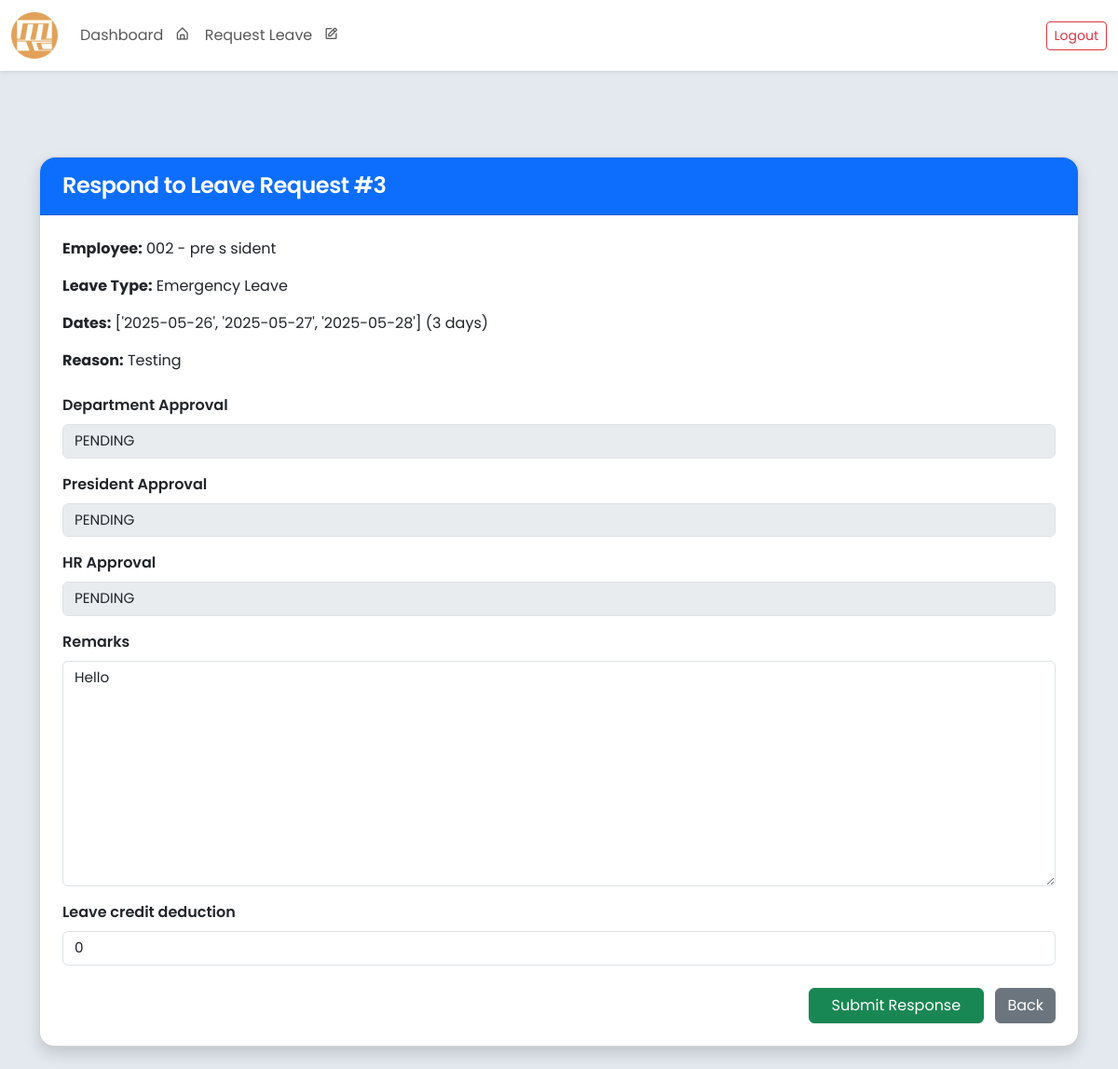
The page /leave/respond/5/ (signed in) on the database as committed earlier.
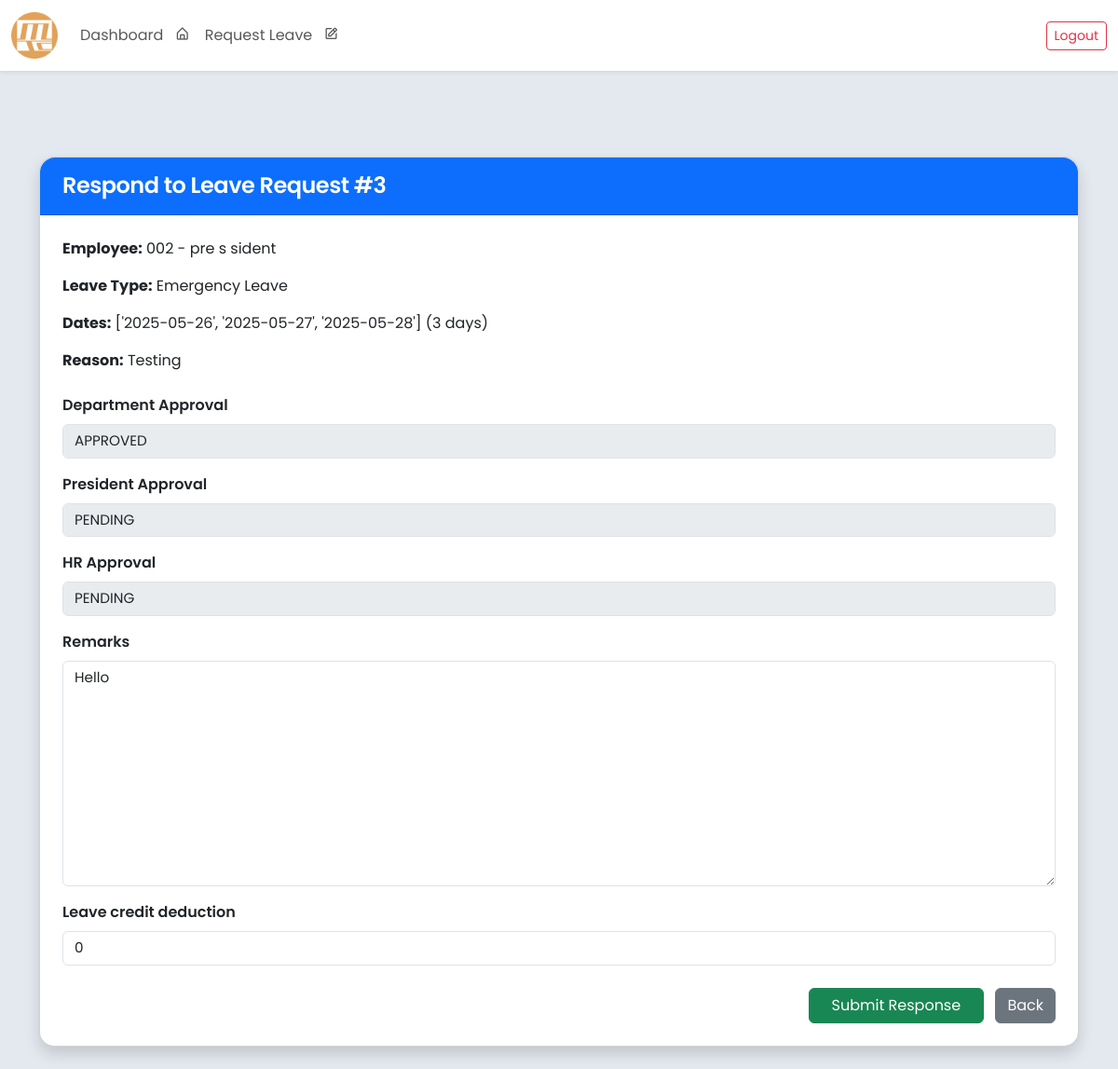
The same page on the database as committed later.
### core/models.py (models this page shows, shortened)
class LeaveRequest(models.Model):
    class LeaveType(models.TextChoices):
        SICK = 'SICK', 'Sick Leave'
        MATERNITY = 'MATERNITY', 'Maternity Leave'
        PATERNITY = 'PATERNITY', 'Paternity Leave'
        VACATION = 'VACATION', 'Vacation Leave'
        EMERGENCY = 'EMERGENCY', 'Emergency Leave'
    class ApprovalStatus(models.TextChoices):
        PENDING = 'PENDING', 'PENDING'
        APPROVED = 'APPROVED', 'APPROVED'
        REJECTED = 'REJECTED', 'REJECTED'
    employee = models.ForeignKey('Employee', on_delete=models.CASCADE, related_name='leave_requests')
    leave_number = models.PositiveIntegerField(unique=True, editable=False)
    leave_dates = JSONField(default=list, blank=True, null=True)
    reason_for_leave = models.TextField()
    leave_type = models.CharField(max_length=20, choices=LeaveType.choices)
    remarks = models.TextField(blank=True, null=True)
    leave_credit_deduction = models.PositiveIntegerField(default=0)
    deduction_applied = models.BooleanField(default=False)
    department_approval = models.CharField(max_length=10, choices=ApprovalStatus.choices, default=ApprovalStatus.PENDING)
    hr_approval = models.CharField(max_length=10, choices=ApprovalStatus.choices, default=ApprovalStatus.PENDING)
    president_approval = models.CharField(max_length=10, choices=ApprovalStatus.choices, default=ApprovalStatus.PENDING)
    status = models.CharField(max_length=10, choices=ApprovalStatus.choices, default=ApprovalStatus.PENDING)
    created_at = models.DateTimeField(auto_now_add=True)

class Employee(models.Model):
    SEX_CHOICES = [
        ('Male', 'Male'),
        ('Female', 'Female'),
        ('Other', 'Prefer not to Say'),
    ]
    ROLE_CHOICES = [
        ('Regular Employee', 'Regular Employee'),
        ('Department Head', 'Department Head'),
        ('Admin(HR)', 'Admin(HR)'),
        ('Supervisor', 'Supervisor'),
        ('President', 'President')
    ]
    employee_id = models.AutoField(primary_key=True)
    company_id = models.CharField(max_length=20, blank=False, unique=True)
    first_name = models.CharField(max_length=100, blank=False)
    middle_name = models.CharField(max_length=100, blank=True, null=True)
    last_name = models.CharField(max_length=100, blank=False)
    sex = models.CharField(max_length=20, choices=SEX_CHOICES, blank=False)
    role = models.CharField(max_length=20, choices=ROLE_CHOICES, default='Regular Employee', blank=False)
    department = models.ForeignKey(
        Department,
        related_name="employees",
        on_delete=models.SET_NULL,
        null=True,
        blank=True
    )
    contact_number = models.CharField(max_length=15, blank=False)
    date_employed = models.DateField()
    leave_credits = models.IntegerField(default=0, blank=False)
    leave_credits2 = models.IntegerField(default=0, blank=False)
    user_account = models.OneToOneField(User, on_delete=models.SET_NULL, null=True, blank=True, related_name='employee')
    class Meta:
        ordering = ['last_name', 'first_name']
        verbose_name = 'Employee'
        verbose_name_plural = 'Employees'
        db_table = 'employee_table'
        constraints = [
            models.CheckConstraint(
                check=models.Q(leave_credits__gte=0),
                name='positive_leave_credits',
            ),
        ]
    def __str__(self):
        return f"{self.company_id} - {self.first_name} {self.middle_name if self.middle_name else ''} {self.last_name}"

### core/views.py (the view)
# urls.py: path('leave/respond/<int:pk>/', views.respond_leave_request, name='respond_leave_request'),
def respond_leave_request(request, pk):
    leave = get_object_or_404(LeaveRequest, pk=pk)
    print(leave.leave_dates)
    print(leave.leave_dates[0])
    print(leave.leave_dates[-1])
    leave_days = len(leave.leave_dates)
    if leave.status == 'APPROVED' and leave.deduction_applied:
        messages.info(request, "This leave request has already been finalized.")
        return redirect('gen_leave')
    if request.method == 'POST':
        form = LeaveResponseForm(request.POST, instance=leave)
        if form.is_valid():
            leave = form.save(commit=False)
            if request.user.employee.department.name == "Human Resources":
                if leave.leave_credit_deduction and leave.leave_credit_deduction > 0:
                    leave.hr_approval = 'APPROVED'
                else:
                    leave.hr_approval = 'PENDING'
            if leave.department_approval == 'REJECTED':
                leave.status = 'DENIED'
            elif (leave.department_approval == 'APPROVED' and
                  leave.hr_approval == 'APPROVED' and
                  leave.president_approval == 'APPROVED'):
                if leave.leave_credit_deduction and not leave.deduction_applied:
                    print(f"Leave type: {leave.leave_type}")
                    if leave.leave_type in ['VACATION', 'EMERGENCY']:
                        leave.employee.leave_credits2 -= leave.leave_credit_deduction
                    else:
                        leave.employee.leave_credits -= leave.leave_credit_deduction
                    leave.employee.save()
                    leave.deduction_applied = True
                leave.status = 'APPROVED'
            else:
                leave.status = 'PENDING'
            leave.save()
            messages.success(request, 'Leave request updated.')
            return redirect('gen_leave')
    else:
        form = LeaveResponseForm(instance=leave)
    return render(request, 'respond_leave.html', {
        'form': form,
        'leave': leave,
        'leave_days': leave_days
    })

### core/forms.py
class LeaveResponseForm(forms.ModelForm):
    class Meta:
        model = LeaveRequest
        exclude = ['status', 'employee', 'leave_number', 'created_at']
        fields = ['department_approval', 'president_approval', 'hr_approval', 'remarks', 'leave_credit_deduction']
        widgets = {
            'department_approval': forms.Select(attrs={'class': 'form-select'}),
            'hr_approval': forms.Select(attrs={'class': 'form-select'}),
            'president_approval': forms.Select(attrs={'class': 'form-select'}),
            'status': forms.Select(attrs={'class': 'form-select'}),
        }

### core/templates/respond_leave.html (shortened to what this page needs)
{% extends "base.html" %}
{% load widget_tweaks %}
{% block content %}
<div class="container mt-5">
    <div class="card shadow rounded-4">
        <div class="card-header bg-primary text-white rounded-top-4 py-3 px-4">
            <h4 class="mb-0">Respond to Leave Request #{{ leave.leave_number }}</h4>
        </div>
        <div class="card-body px-4 py-4">
            <div class="mb-4">
                <p><strong>Employee:</strong> {{ leave.employee }}</p>
                <p><strong>Leave Type:</strong> {{ leave.get_leave_type_display }}</p>
                <p><strong>Dates:</strong> {{ leave.leave_dates }} ({{ leave_days }} day{% if leave_days > 1 %}s{% endif %})</p>
                <p><strong>Reason:</strong> {{ leave.reason_for_leave }}</p>
            </div>
            <form method="post" novalidate>
                <div class="mb-3">
                    <label class="form-label fw-semibold" for="{{ form.department_approval.id_for_label }}">Department Approval</label>
                    {% if user.employee.leave_departments.exists %}
                        {% render_field form.department_approval class="form-control" %}
                    {% else %}
                        {% render_field form.department_approval class="form-control" disabled="disabled" %}
                    {% endif %}
                </div>
                <div class="mb-3">
                    <label class="form-label fw-semibold" for="{{ form.president_approval.id_for_label }}">President Approval</label>
                    {% if user.employee.role == "President" %}
                        {% render_field form.president_approval class="form-control" %}
                    {% else %}
                        {% render_field form.president_approval class="form-control" disabled="disabled" %}
                    {% endif %}
                </div>
                <div class="mb-3">
                    <label class="form-label fw-semibold" for="{{ form.hr_approval.id_for_label }}">HR Approval</label>
                    {% if user.employee.department.name == "Human Resources" %}
                        {% render_field form.hr_approval class="form-control" %}
                    {% else %}
                        {% render_field form.hr_approval class="form-control" disabled="disabled" %}
                    {% endif %}
                </div>
                    {% for field in form %}
                        {% if field.name != 'department_approval' and field.name != 'hr_approval' and field.name != 'president_approval' %}
                            <div class="mb-3">
                                <label class="form-label fw-semibold" for="{{ field.id_for_label }}">{{ field.label }}</label>
                                {% render_field field class="form-control" %}
                            </div>
                        {% endif %}
                    {% endfor %}
                <div class="text-end mt-4">
                    <button type="submit" class="btn btn-success px-4">Submit Response</button>
                    <a href="{% url 'gen_leave' %}" class="btn btn-secondary ms-2">Back</a>
                </div>
            </form>
        </div>
    </div>
</div>
{% endblock %}

Rows that differ between the two databases and show on the page:
changed LeaveRequest "Emergency Leave": department_approval "PENDING" → "APPROVED"
